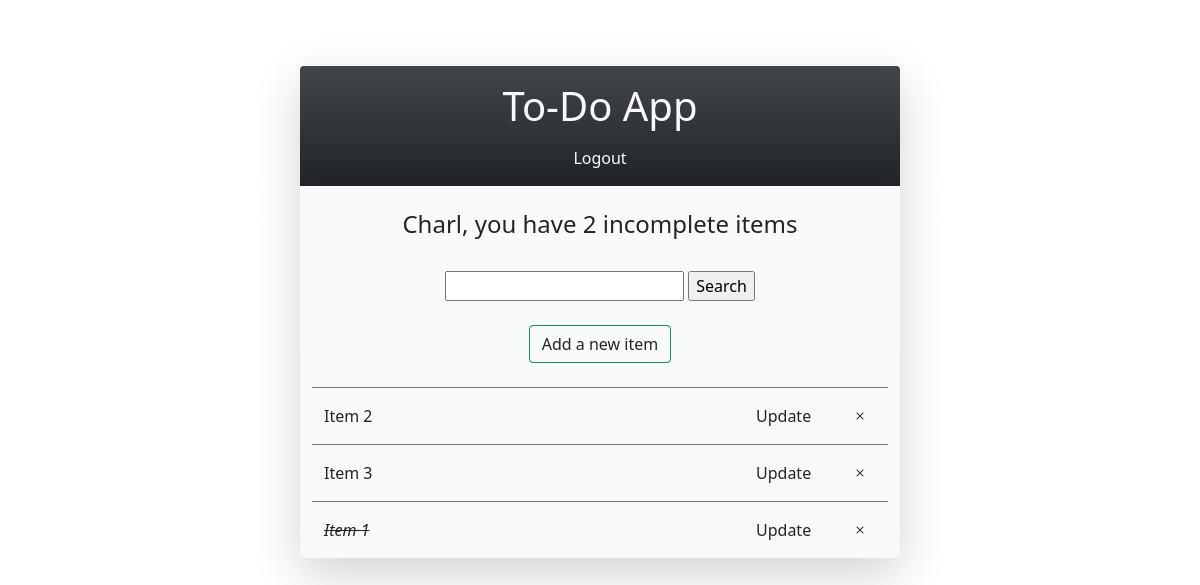
Before: / (signed in) with the older database file.
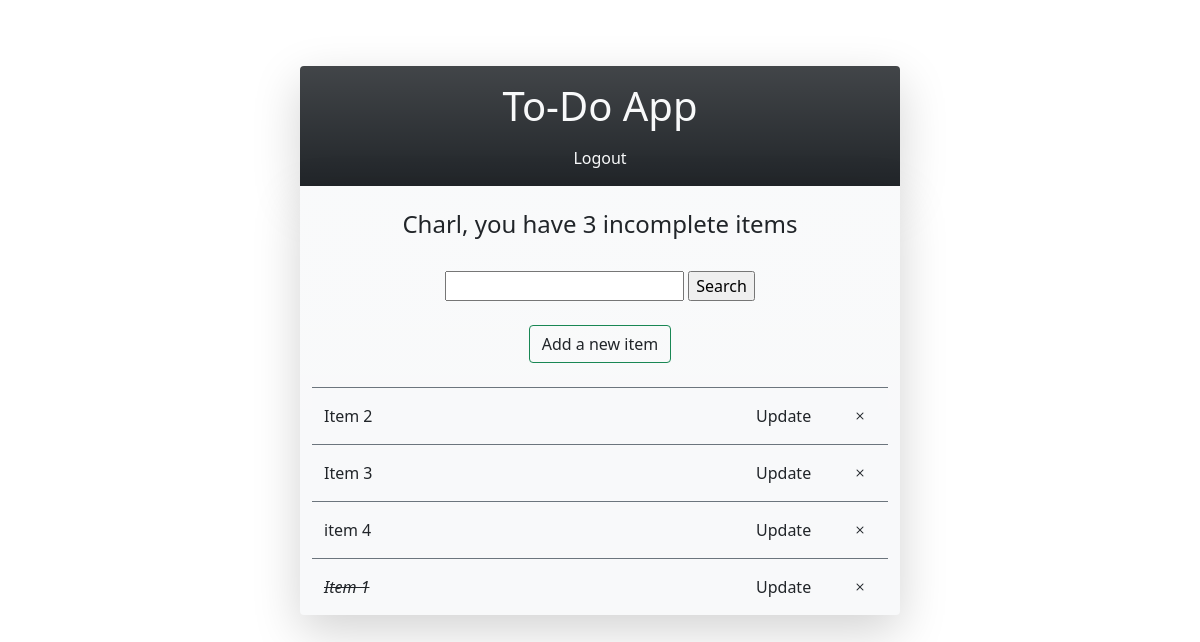
After: the same page with the newer database file.
### todo/models.py (models this page shows, shortened)
class Todo(models.Model):
    user        = models.ForeignKey(User, on_delete=models.CASCADE, null=True)
    title       = models.CharField(max_length=50)
    text        = models.TextField(null=True, blank=True)
    complete    = models.BooleanField(default=False)
    created_on  = models.DateTimeField(auto_now_add=True)
    class Meta:
        ordering = ['complete']

### todo/views.py (the view)
# urls.py: path('', views.TodoList.as_view(), name = 'todo'),
class TodoList(LoginRequiredMixin, ListView):
    model               = Todo
    context_object_name = 'todos'
    def get_context_data(self, **kwargs):
        context             = super().get_context_data(**kwargs)
        context['todos']    = context['todos'].filter(user=self.request.user)
        context['count']    = context['todos'].filter(complete=False).count()
        search              = self.request.GET.get('todo-search') or ''
        if search:
            context['todos']= context['todos'].filter(
                title__startswith = search
            )
        context['search'] = search
        return context

### todo/templates/todo/todo_list.html
{% extends 'todo/base.html' %}
{% load static %}
{% block content %}
<h4 class="text-center py-4">
  {{user.username|title}}, you have {{count}} incomplete item{{count|pluralize}}
</h4>
<div class="text-center container pb-4">
  <form method="GET">
    <input type="text" name="todo-search" value='{{search}}'>
    <input type="submit" value="Search" >
  </form>
</div>
<div class="text-center container pb-4">
  <a href="{% url 'todo_create' %}" class="btn btn-outline-success">Add a new item</a>
</div>
<div class="container mb-3 bg-light">
  {% for todo in todos %}
    <div class="row border-top border-secondary py-3">
      <div class="col-9">
        {% if todo.complete == True %}
          <a href="{% url 'todo_detail' todo.id %}" class="text-decoration-line-through fst-italic">
            {{ todo.title }}
          </a>
        {% else %}
          <a href="{% url 'todo_detail' todo.id %}">  {{ todo.title }} </a>
        {% endif %}
      </div>
      <div class="col-2">
        <a href="{% url 'todo_update' todo.id %}" id="update-item">  Update </a>
      </div>
      <div class="col-1">
        <a href="{% url 'todo_delete' todo.id %}" id="delete-item">
          <i class="bi bi-x"></i>
        </a>
      </div>
    </div>
  {% empty %}
    <h4 class="text-center py-4 fst-italic">No items in your To-Do List</h4>
  {% endfor %}
</div>
{% endblock content %}

Changed rows visible on the page:
added Todo: title "item 4"
Other visible differences:
{{ count }}: "2" → "3"
